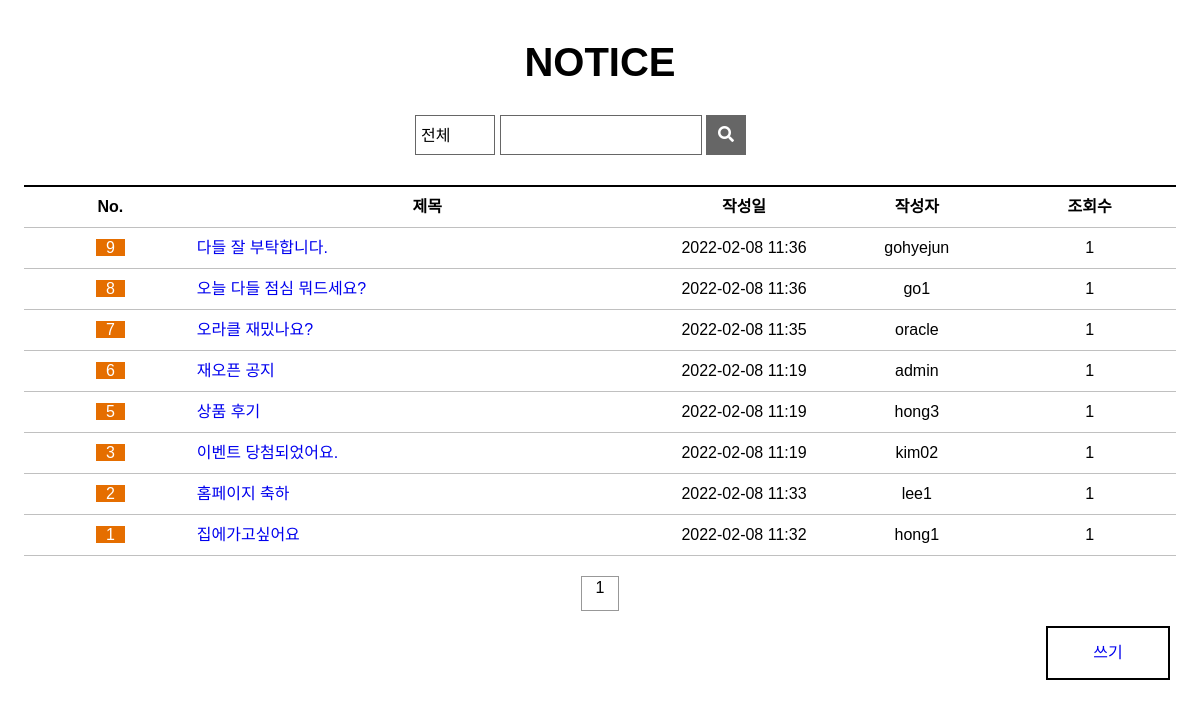
/board/blist/, run on the app's committed database.
### board/models.py (models this page shows, shortened)
class Freeboard(models.Model):
    b_no = models.AutoField(primary_key=True)
    b_id = models.CharField(max_length=100) # 원래는 외래키여야 하는데 지금은 없으니까 걍 캐릭터필드로 ㄱㄱ
    b_title = models.CharField(max_length=1000)
    b_content = models.TextField()
    b_date = models.DateTimeField(default=datetime.now(), blank=True)
    b_hit = models.IntegerField(default=1)

### board/views.py (the view)
# urls.py: path('blist/', views.blist, name='blist'),
def blist(req):
    qs = Freeboard.objects.all().order_by('-b_no')
    context = {'blist':qs}
    return render(req, 'blist.html', context)

### board/templates/blist.html (shortened to what this page needs)
{% load static %}
<!DOCTYPE html>
<html>
<head>
  <link rel="stylesheet" href="https://cdnjs.cloudflare.com/ajax/libs/font-awesome/5.12.1/css/all.min.css">
  <link rel="stylesheet" href="{% static 'css/style.css' %}">
  <link rel="stylesheet" href="{% static 'css/notice_list.css' %}">
</head>
<body>
<section>
    <h1>NOTICE</h1>
    <div class="wrapper">
      <form action="/search" name="search" method="post">
        <select name="category" id="category">
          <option value="0">전체</option>
        </select>
        <div class="title">
          <input type="text" size="16">
        </div>
        <button type="submit"><i class="fas fa-search"></i></button>
      </form>
    </div>
    <table>
      <colgroup>
        <col width="15%">
        <col width="40%">
        <col width="15%">
        <col width="15%">
        <col width="15%">
      </colgroup>
      <tr>
        <th>No.</th>
        <th>제목</th>
        <th>작성일</th>
        <th>작성자</th>
        <th>조회수</th>
      </tr>
      <tbody id="tbody">
        {% if blist  %}
          {% for board in blist %}
            <tr>
              <td><span class='table-notice'>{{board.b_no}}</span></td>
              <td class='table-title' id='pInput'>
                <a href="{% url 'board:bview' board.b_no%}">{{board.b_title}}</a>
              </td>
              <td>{{board.b_date|date:'Y-m-d H:i'}}</td>
              <td>{{board.b_id}}</td>
              <td>{{board.b_hit}}</td>
            </tr>
          {% endfor %}
        {% else %}
          <tr>
            <td colspan="5">데이터가 없습니다.</td>
          </tr>
        {% endif %}
      </tbody>
    </table>
    <ul class="page-num">
      <li class="first"></li>
      <li class="prev"></li>
      <li class="num"><div>1</div></li>
      <li class="next"></li>
      <li class="last"></li>
    </ul>
    <a href="{% url 'board:bwrite' %}"><div class="write">쓰기</div></a>
  </section>
</body>
</html>

### static/css/style.css (style rules this page uses)
*, body { margin: 0; padding: 0; font-family: 'Noto Sans KR', sans-serif; font-size: 16px; text-decoration: none; }
a { cursor: pointer; }
li { display: inline-block; padding-right: 5px; font-size: 13px; }
.wrapper { width: 1200px; margin: auto; }

### static/css/notice_list.css (style rules this page uses)
section { text-align: center; }
h1 { margin-top: 40px; margin-bottom: 50px; font-size: 40px; }
.wrapper { position: relative; }
select { position: absolute; top: 50%; left: 50%; width: 80px; height: 40px; margin-left: -185px; margin-top: -20px; padding: 5px; border: 1px solid #666666; font-family: inherit; background: url(https://www.midashotel.co.kr/Midas_common/images/homepage/board/search-box-select.png) no-repeat 95% 50%; -webkit-appearance: none; -moz-appearance: none; appearance: none; }
form > div { position: absolute; top: 50%; left: 50%; width: 200px; height: 38px; margin-left: -100px; margin-top: -20px; display: inline-block; border: 1px solid #666666; }
input { position: relative; top: 4px; left: 2px; border: none; font-size: 16px; }
button { position: absolute; top: 50%; left: 50%; width: 40px; height: 40px; margin-left: 106px; margin-top: -20px; background: #666666; color: white; border: none; }
table { width: 96%; margin-top: 100px; margin-left: auto; margin-right: auto; line-height: 40px; }
.table-notice { background-color: #e56e00; color: white; padding-left: 10px; padding-right: 10px; }
.table-title { text-align: left; }
table { border-collapse: collapse; }
th { border: 1px solid silver; border-top: 2px solid black; }
td { border: 1px solid silver; }
th, td { border-left: hidden; border-right: hidden; }
.page-num { margin-top: 15px; }
.page-num li { width: 36px; height: 35px; padding: 0; }
.first { background: url(https://www.midashotel.co.kr/Midas_common/images/homepage/board/paging_first.png) no-repeat; }
.prev { background: url(https://www.midashotel.co.kr/Midas_common/images/homepage/board/paging_prev.png) no-repeat; }
.num { position: relative; top: -15px; height: 33px !important; margin-left: 15px; margin-right: 15px; border: 1px #989898 solid; }
.num > div { position: relative; top: 2px; }
.next { background: url(https://www.midashotel.co.kr/Midas_common/images/homepage/board/paging_next.png) no-repeat; }
.last { background: url(https://www.midashotel.co.kr/Midas_common/images/homepage/board/paging_last.png) no-repeat; }
.write { float: right; width: 120px; height: 50px; line-height: 50px; margin: 0 30px 50px 0; border: 2px black solid; }

### data on the page
Freeboard: b_no "9", b_title "다들 잘 부탁합니다.", b_date "2022-02-08 11:36", b_id "gohyejun", b_hit "1"
Freeboard: b_no "8", b_title "오늘 다들 점심 뭐드세요?", b_date "2022-02-08 11:36", b_id "go1", b_hit "1"
Freeboard: b_no "7", b_title "오라클 재밌나요?", b_date "2022-02-08 11:35", b_id "oracle", b_hit "1"
Freeboard: b_no "6", b_title "재오픈 공지", b_date "2022-02-08 11:19", b_id "admin", b_hit "1"
Freeboard: b_no "5", b_title "상품 후기", b_date "2022-02-08 11:19", b_id "hong3", b_hit "1"
Freeboard: b_no "3", b_title "이벤트 당첨되었어요.", b_date "2022-02-08 11:19", b_id "kim02", b_hit "1"
Freeboard: b_no "2", b_title "홈페이지 축하", b_date "2022-02-08 11:33", b_id "lee1", b_hit "1"
Freeboard: b_no "1", b_title "집에가고싶어요", b_date "2022-02-08 11:32", b_id "hong1", b_hit "1"
